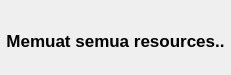
<?xml version="1.0" encoding="UTF-8"?>
<ui version="4.0">
 <class>MainWindow</class>
 <widget class="QMainWindow" name="MainWindow">
  <property name="geometry">
   <rect>
    <x>0</x>
    <y>0</y>
    <width>231</width>
    <height>75</height>
   </rect>
  </property>
  <property name="minimumSize">
   <size>
    <width>0</width>
    <height>0</height>
   </size>
  </property>
  <property name="windowTitle">
   <string>MainWindow</string>
  </property>
  <widget class="QWidget" name="centralwidget">
   <widget class="QLabel" name="label">
    <property name="geometry">
     <rect>
      <x>0</x>
      <y>10</y>
      <width>231</width>
      <height>61</height>
     </rect>
    </property>
    <property name="font">
     <font>
      <family>Nirmala UI</family>
      <pointsize>13</pointsize>
      <weight>75</weight>
      <bold>true</bold>
     </font>
    </property>
    <property name="text">
     <string>Memuat semua resources..</string>
    </property>
    <property name="alignment">
     <set>Qt::AlignCenter</set>
    </property>
   </widget>
  </widget>
 </widget>
 <resources/>
 <connections/>
</ui>
